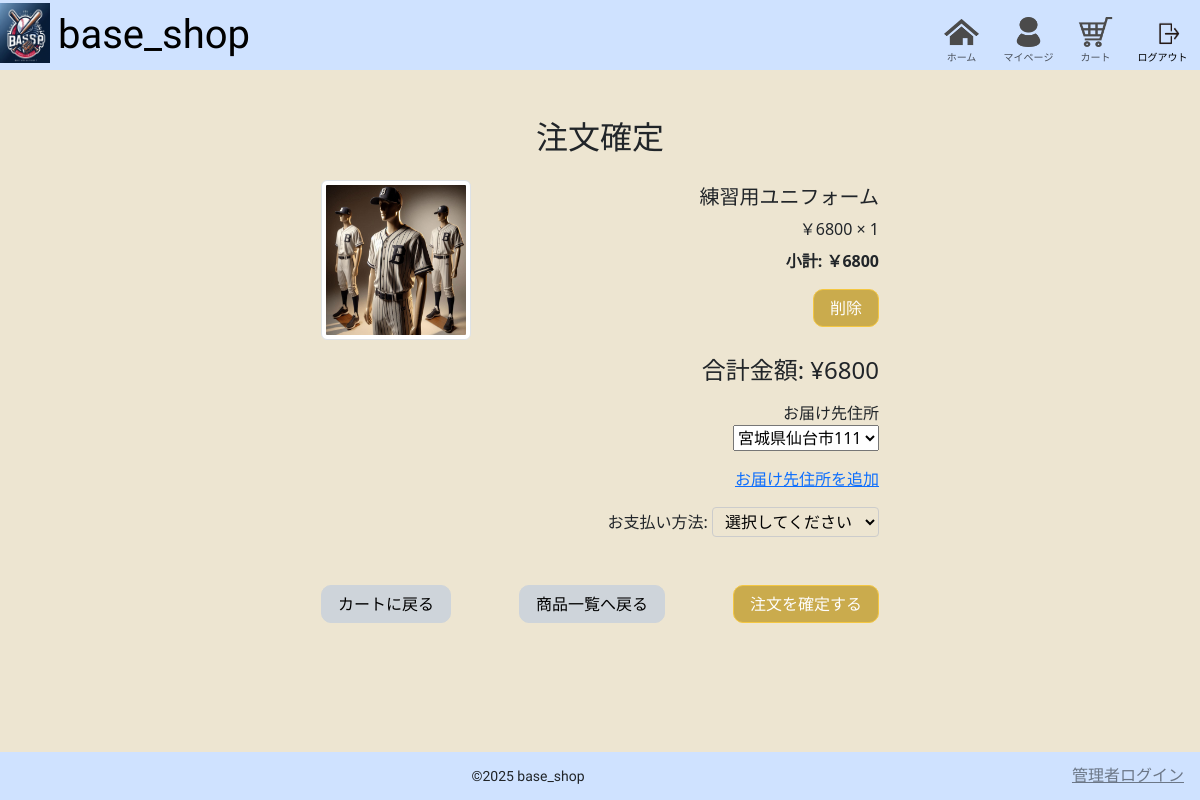
/orders/confirm/ (signed in), run on the app's committed database.
### products/models.py (models this page shows, shortened)
class Product(models.Model):
  name = models.CharField("商品名", max_length=100)
  category = models.CharField("カテゴリ", max_length=50)
  manufacturer = models.CharField("メーカー" ,max_length=50)
  color = models.CharField("色(カラー)" ,max_length=30)
  position = models.CharField("ポジション(グローブのみ)" ,max_length=30)
  description = models.TextField("説明")
  image = models.ImageField("画像" ,upload_to='product_images')
  price = models.PositiveBigIntegerField("金額")
  slug = models.SlugField("スラッグ" ,unique=True, blank=True)
  class Meta:
    verbose_name = '商品'
    verbose_name_plural = '商品一覧'

### orders/views.py (the view, shortened to what this page needs)
# urls.py: path('confirm/', views.order_confirm_view, name='confirm'),
@login_required
def order_confirm_view(request):
  cart = Cart.objects.filter(user=request.user).first()
  cart_items = cart.items.all()
  total_price = sum(item.product.price * item.quantity for item in cart_items)
  referer = request.META.get('HTTP_REFERER', '/')
  items_with_subtotals = []
  for item in cart_items:
    subtotal = item.product.price * item.quantity
    items_with_subtotals.append({
      'id': item.id,
      'product': item.product,
      'quantity': item.quantity,
      'subtotal':subtotal
    })
  address_list = Address.objects.filter(user=request.user)
  return render(request, 'orders/order.html', {
    'cart_items':items_with_subtotals,
    'total_price':total_price,
    'address_list': address_list,
    'back_url': referer
  })

### templates/orders/order.html (shortened to what this page needs)
{% extends 'base.html' %}
{% block content %}
<div class="container mt-5">
  <h2 class="text-center">注文確定</h2>
  {% for item in cart_items %}
  <div class="list-group-item d-flex align-items-center justify-content-between w-50 mx-auto mt-4">
    <img src="{{ item.product.image.url }}" alt="{{ item.product.name }}" class="img-thumbnail me-3 thumb_img_size">
    <div class="d-flex flex-column align-items-end">
      <h5 class="mb-2">{{ item.product.name }}</h5>
      <p class="mb-2">￥{{ item.product.price }} × {{ item.quantity }}</p>
      <p><strong>小計: ￥{{item.subtotal}}</strong></p>
      <a href="{% url 'orders:remove_from_cart' item.id %}" class="mb-2 button">削除</a>
    </div>
  </div>
  {% endfor %}
  <div class="w-50 mx-auto mt-3">
    <div class="text-end ">
      <h4>合計金額: ¥{{total_price}}</h4>
      <div class="mt-3">
        <label for="select_address" >お届け先住所</label>
      <form method="post" id="purchaseForm" action="{% url 'orders:confirm' %}">
        <select name="address_id" id="select_address">
          {% for address in address_list %}
          <option value="{{address.id}}">
            {{address.prefecture}}{{address.city}}{{address.street}}
          </option>
          {% endfor %}
        </select>
      </div>
      <div class="mt-3">
        <a href="{% url 'orders:address' %}">お届け先住所を追加</a>
      </div>
      <div class="mt-3">
        <label for="pay" class="mb-0 w-auto">お支払い方法:</label>
        <select id="pay" class=" w-auto order_select">
          <option selected>選択してください</option>
        </select>
      </div>
    </div>
  </div>
  <div class="w-50 d-flex justify-content-between mx-auto my-5">
    <a href="{% url 'orders:view_cart' %}" class="button btn_back">カートに戻る</a>
    <a href="{% url 'products:product_list' %}" class="button mb-0  btn_back">商品一覧へ戻る</a>
      <button type="button" class="button " data-bs-toggle="modal" data-bs-target="#confirmed_btn">
        注文を確定する
      </button>
  </div>
</div>
{% endblock %}

### base_shop/static/css/style.css (style rules this page uses)
body { height: 100vh; display: flex; flex-direction: column; background: #ede5d1; }
.button { background: #caab4d; border: 1px solid #f4c742; color: #fefefe; transition: 0.7s; border-radius: 10px; padding: 6px 16px; text-decoration: none; text-align: center; }
.order_select { background-color: inherit; border: 1px solid #ccc; border-radius: 4px; padding: 2px 8px; }
.btn_back { background-color: #ced4da; border: 1px solid #ced4da; color: #000; }
.thumb_img_size { height:160px; width:150px; }

### data on the page
Product: product.image (picture), product.name "練習用ユニフォーム", product.price "6800", quantity "1", subtotal "6800"

### other printed values
{{ total_price }} "6800"
form field address_id "宮城県仙台市111"
